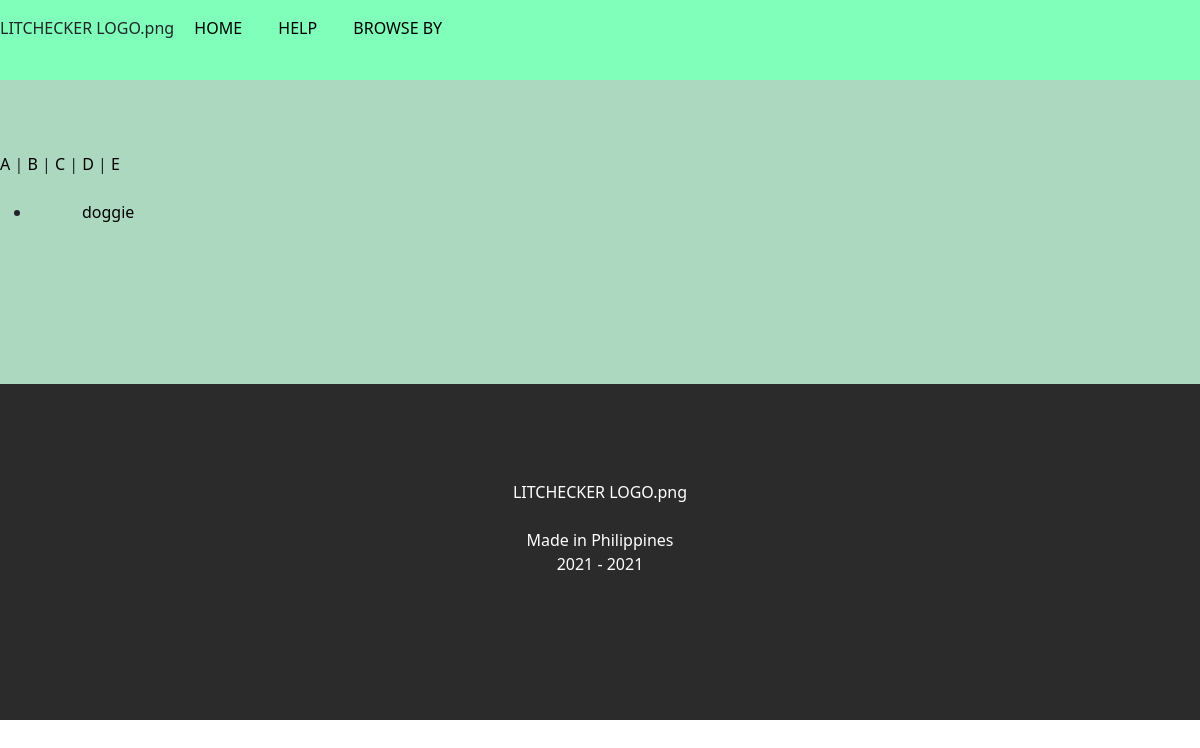
Page /authorlist.php?let=D on the earlier database version.
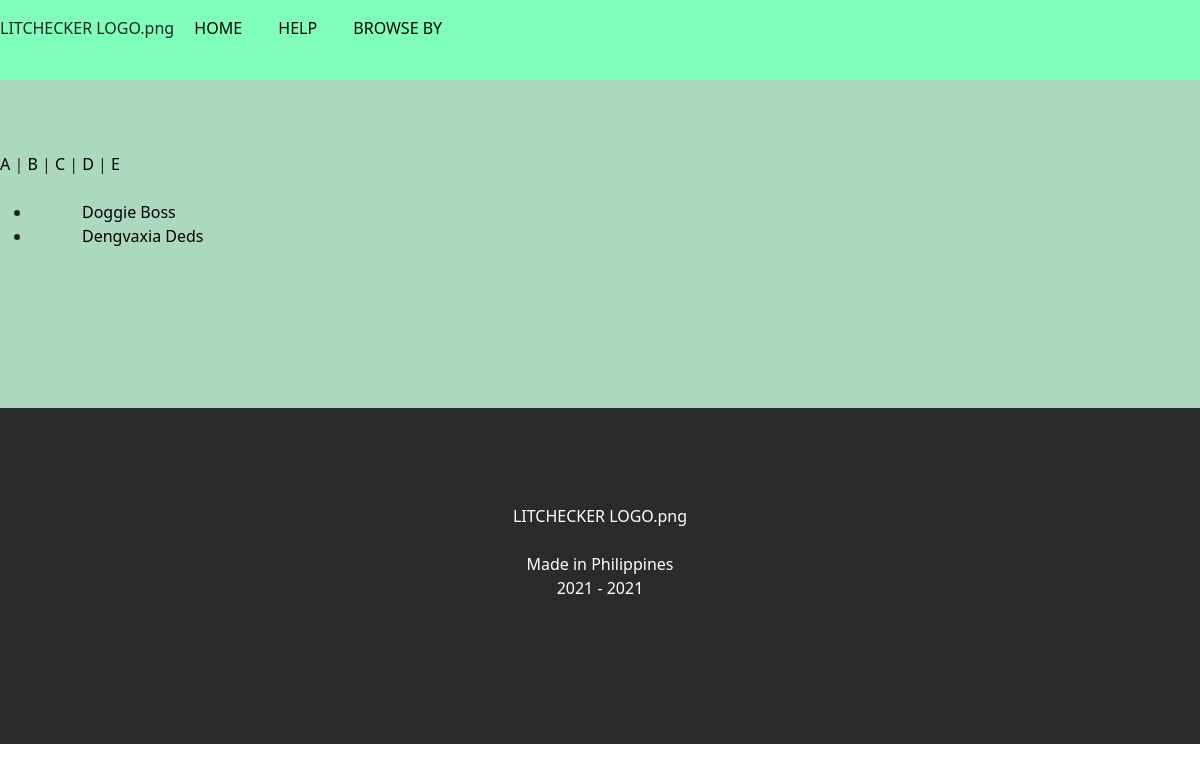
Same page on the later database version.
### tables this page shows
CREATE TABLE `literature` (
  `id` int(100) NOT NULL,
  `title` text DEFAULT NULL,
  `category` varchar(100) DEFAULT NULL,
  `type` varchar(100) DEFAULT NULL,
  `link` text DEFAULT NULL,
  `author_1` varchar(100) NOT NULL,
  `author_2` varchar(100) NOT NULL,
  `author_3` varchar(100) NOT NULL
);

### authorlist.php (the view, shortened to what this page needs)
<!DOCTYPE html>
<head>
    <link href="https://cdn.jsdelivr.net/npm/bootstrap@5.0.0-beta3/dist/css/bootstrap.min.css"
    rel="stylesheet">
     <link rel="stylesheet" href="css/index.css">
</head>
<body>
    <?php include 'menu_bar.php';?>
     <section class = "body">
    <br><br><br>
    <a href="authorlist.php?let=A"> A </a> |
    <a href="authorlist.php?let=B"> B </a> |
    <a href="authorlist.php?let=C"> C </a> |
    <a href="authorlist.php?let=D"> D </a> |
    <a href="authorlist.php?let=E"> E </a>
    <br><br>
        <?php
        $server = "localhost";
        $user ="root";
        $pass ="";
        $con=mysqli_connect($server,$user,$pass);
        $db="litcheck";
        mysqli_select_db($con,$db);
        if(isset($_GET['let']))
            $let = $_GET['let'];
        else
            $let='A';
        $sqlselect = mysqli_query($con,"select * from literature where author_1 like '$let%' ");
        ?>
        <ul>
        <?php
            while ($results=mysqli_fetch_object($sqlselect)){
                echo "<li>";
                echo"<a href='results_by_author.php?let=$results->author_1'>";
                echo $results->author_1." ";
                echo "</a>";
                echo "</li>";
            }
        ?>
        </ul>
    <br><br><br><br><br><br>
    </section>
    <?php include 'credits.php';?>
</body>
</html>

Differences in the rows shown:
changed literature: author_1 "doggie" → "Doggie Boss"
added literature: author_1 "Dengvaxia Deds"
